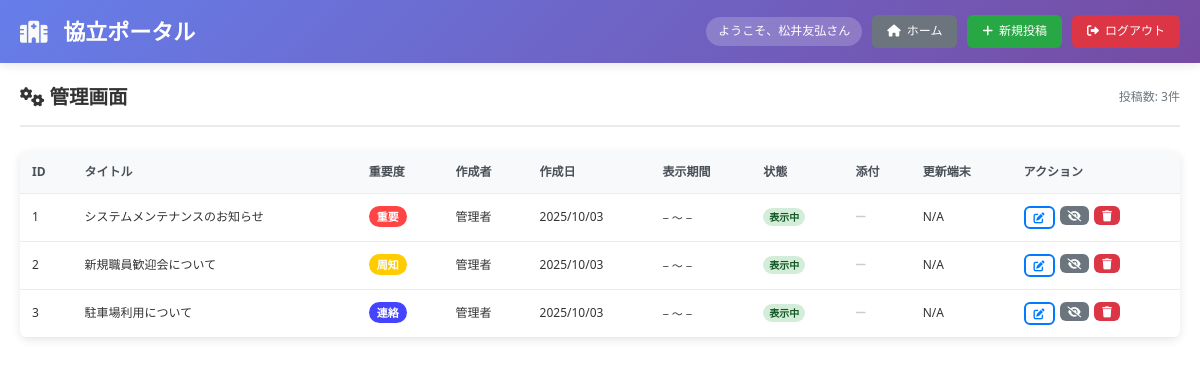
Screenshot of /admin.php (signed in) with the database file from the repository.
### tables this page shows
CREATE TABLE users (
    id INT AUTO_INCREMENT PRIMARY KEY,
    user_id VARCHAR(50) NOT NULL UNIQUE,
    password VARCHAR(255) NOT NULL,
    username VARCHAR(255) NOT NULL,
    created_at TIMESTAMP DEFAULT CURRENT_TIMESTAMP,
    updated_at TIMESTAMP DEFAULT CURRENT_TIMESTAMP ON UPDATE CURRENT_TIMESTAMP
);

CREATE TABLE notices (
    id INT AUTO_INCREMENT PRIMARY KEY,
    title VARCHAR(255) NOT NULL,
    content TEXT NOT NULL,
    importance ENUM('important', 'notice', 'contact') DEFAULT 'notice',
    display_start DATE DEFAULT NULL,
    display_end DATE DEFAULT NULL,
    is_visible TINYINT(1) DEFAULT 1,
    created_by INT NOT NULL,
    created_at TIMESTAMP DEFAULT CURRENT_TIMESTAMP,
    updated_at TIMESTAMP DEFAULT CURRENT_TIMESTAMP ON UPDATE CURRENT_TIMESTAMP,
    FOREIGN KEY (created_by) REFERENCES users(id)
);

### config.php (called while the page is built, shortened)
<?php
try {
    $pdo = new PDO(
        "mysql:host=" . DB_HOST . ";dbname=" . DB_NAME . ";charset=utf8mb4",
        DB_USER,
        DB_PASS,
        [
            PDO::ATTR_ERRMODE => PDO::ERRMODE_EXCEPTION,
            PDO::ATTR_DEFAULT_FETCH_MODE => PDO::FETCH_ASSOC,
            PDO::ATTR_EMULATE_PREPARES => false
        ]
    );
} catch (PDOException $e) {
    die("データベース接続エラー: " . $e->getMessage());
}
function isLoggedIn() {
    return isset($_SESSION['user_id']);
}
function getCurrentUser() {
    global $pdo;
    $stmt = $pdo->prepare("SELECT * FROM users WHERE id = ?");
    $stmt->execute([$_SESSION['user_id']]);
    return $stmt->fetch();
}
function getImportanceColor($importance) {
    switch ($importance) {
        case 'important': return '#ff4444';
        case 'notice': return '#ffcc00';
        case 'contact': return '#4444ff';
    }
}
function getImportanceLabel($importance) {
    switch ($importance) {
        case 'important': return '重要';
        case 'notice': return '周知';
        case 'contact': return '連絡';
    }
}
?>

### admin.php (the view, shortened to what this page needs)
<?php
require_once 'config.php';
$stmt = $pdo->prepare("
    SELECT n.*, u.username,
           (SELECT COUNT(*) FROM notice_attachments WHERE notice_id = n.id) as attachment_count
    FROM notices n
    LEFT JOIN users u ON n.created_by = u.id
    GROUP BY n.id
    ORDER BY n.created_at DESC
");
$stmt->execute();
$notices = $stmt->fetchAll();
?>
<!DOCTYPE html>
<html lang="ja">
<head>
    <link rel="stylesheet" href="style.css">
    <link href="https://cdnjs.cloudflare.com/ajax/libs/font-awesome/6.0.0/css/all.min.css" rel="stylesheet">
</head>
<body>
    <div class="container">
        <header class="header">
            <h1><i class="fas fa-hospital"></i> 協立ポータル</h1>
            <div class="header-actions">
                <span class="welcome">ようこそ、<?= htmlspecialchars(getCurrentUser()['username']) ?>さん</span>
                <a href="index.php" class="btn btn-secondary">
                    <i class="fas fa-home"></i> ホーム
                </a>
                <a href="new_post.php" class="btn btn-primary">
                    <i class="fas fa-plus"></i> 新規投稿
                </a>
                <a href="logout.php" class="btn btn-danger">
                    <i class="fas fa-sign-out-alt"></i> ログアウト
                </a>
            </div>
        </header>
        <div class="admin-container">
            <div class="admin-header">
                <h2><i class="fas fa-cogs"></i> 管理画面</h2>
                <div>
                    <span style="color: #6c757d; font-size: 12px;">
                        投稿数: <?= count($notices) ?>件
                    </span>
                </div>
            </div>
            <div class="admin-table">
                <table>
                    <thead>
                        <tr>
                            <th>ID</th>
                            <th>タイトル</th>
                            <th>重要度</th>
                            <th>作成者</th>
                            <th>作成日</th>
                            <th>表示期間</th>
                            <th>状態</th>
                            <th>添付</th>
                            <th>更新端末</th>
                            <th>アクション</th>
                        </tr>
                    </thead>
                    <tbody>
                        <?php if (empty($notices)): ?>
                            <tr><td colspan="10" style="text-align: center; padding: 20px;">投稿はありません。</td></tr>
                        <?php else: ?>
                            <?php foreach ($notices as $notice): ?>
                                <?php
                                    $status_class = 'status-hidden';
                                    $status_text = '非表示';
                                    $today = date('Y-m-d');
                                    $is_date_active = (empty($notice['display_start']) || $notice['display_start'] <= $today) &&
                                                      (empty($notice['display_end']) || $notice['display_end'] >= $today);
                                    if ($notice['is_visible'] && $is_date_active) {
                                        $status_class = 'status-visible';
                                        $status_text = '表示中';
                                    }
                                ?>
                                <tr>
                                    <td><?= $notice['id'] ?></td>
                                    <td>
                                        <div style="max-width: 200px; overflow: hidden; text-overflow: ellipsis; white-space: nowrap;" title="<?= htmlspecialchars($notice['title']) ?>">
                                            <?= htmlspecialchars($notice['title']) ?>
                                        </div>
                                    </td>
                                    <td>
                                        <span class="importance-badge" style="background-color: <?= getImportanceColor($notice['importance']) ?>">
                                            <?= getImportanceLabel($notice['importance']) ?>
                                        </span>
                                    </td>
                                    <td><?= htmlspecialchars($notice['username']) ?></td>
                                    <td><?= date('Y/m/d', strtotime($notice['created_at'])) ?></td>
                                    <td style="font-size: 11px;">
                                        <?= $notice['display_start'] ? date('Y/m/d', strtotime($notice['display_start'])) : '−' ?>
                                        〜
                                        <?= $notice['display_end'] ? date('Y/m/d', strtotime($notice['display_end'])) : '−' ?>
                                    </td>
                                    <td>
                                        <span class="status-badge <?= $status_class ?>">
                                            <?= $status_text ?>
                                        </span>
                                    </td>
                                    <td>
                                        <?php if ($notice['attachment_count'] > 0): ?>
                                            <i class="fas fa-paperclip" title="<?= $notice['attachment_count'] ?>件"></i>
                                        <?php else: ?>
                                            <i class="fas fa-minus" style="color: #ccc;"></i>
                                        <?php endif; ?>
                                    </td>
                                    <td><?= htmlspecialchars($notice['hostname'] ?? 'N/A') ?></td>
                                    <td>
                                        <div class="action-buttons">
                                            <a href="edit_post.php?id=<?= $notice['id'] ?>" class="btn btn-outline" style="border-color:#007bff; color:#007bff" title="編集">
                                                <i class="fas fa-edit"></i>
                                            </a>
                                            <form method="POST" style="display: inline;" onsubmit="return confirm('表示設定を変更しますか？')">
                                                <button type="submit" class="btn <?= $notice['is_visible'] ? 'btn-secondary' : 'btn-primary' ?>" title="<?= $notice['is_visible'] ? '非表示にする' : '表示する' ?>">
                                                    <i class="fas <?= $notice['is_visible'] ? 'fa-eye-slash' : 'fa-eye' ?>"></i>
                                                </button>
                                            </form>
                                            <form method="POST" style="display: inline;" onsubmit="return confirm('この投稿を完全に削除します。よろしいですか？')">
                                                <button type="submit" class="btn btn-danger" title="削除">
                                                    <i class="fas fa-trash"></i>
                                                </button>
                                            </form>
                                        </div>
                                    </td>
                                </tr>
                            <?php endforeach; ?>
                        <?php endif; ?>
                    </tbody>
                </table>
            </div>
        </div>
    </div>
</body>
</html>

### style.css (style rules this page uses)
* { margin: 0; padding: 0; box-sizing: border-box; }
body { font-family: 'Segoe UI', Tahoma, Geneva, Verdana, sans-serif; font-size: 13px; line-height: 1.4; background: linear-gradient(135deg, #f5f7fa 0%, #c3cfe2 100%); color: #333; min-height: 100vh; }
.container { max-width: 1400px; margin: 0 auto; background: white; min-height: 100vh; box-shadow: 0 0 20px rgba(0,0,0,0.1); }
.header { background: linear-gradient(135deg, #667eea 0%, #764ba2 100%); color: white; padding: 15px 20px; display: flex; justify-content: space-between; align-items: center; box-shadow: 0 2px 10px rgba(0,0,0,0.1); }
.header h1 { font-size: 22px; font-weight: 600; }
.header h1 i { margin-right: 10px; color: #f8f9fa; }
.header-actions { display: flex; align-items: center; gap: 10px; }
.welcome { background: rgba(255,255,255,0.2); padding: 6px 12px; border-radius: 15px; font-size: 12px; backdrop-filter: blur(10px); }
.btn { display: inline-flex; align-items: center; padding: 8px 15px; border: none; border-radius: 6px; text-decoration: none; font-size: 12px; font-weight: 500; cursor: pointer; transition: all 0.3s ease; gap: 6px; }
.btn-primary { background: #28a745; color: white; }
.btn-secondary { background: #6c757d; color: white; }
.btn-danger { background: #dc3545; color: white; }
.btn-outline { background: transparent; color: #667eea; border: 2px solid #667eea; }
.importance-badge { color: white; padding: 3px 8px; border-radius: 12px; font-size: 11px; font-weight: bold; text-transform: uppercase; }
.admin-container { padding: 20px; }
.admin-header { display: flex; justify-content: space-between; align-items: center; margin-bottom: 25px; padding-bottom: 15px; border-bottom: 2px solid #e9ecef; }
.admin-table { width: 100%; background: white; border-radius: 8px; overflow: hidden; box-shadow: 0 2px 10px rgba(0,0,0,0.1); }
.admin-table table { width: 100%; border-collapse: collapse; }
.admin-table th, .admin-table td { padding: 12px; text-align: left; border-bottom: 1px solid #e9ecef; font-size: 12px; }
.admin-table th { background: #f8f9fa; font-weight: 600; color: #495057; }
.action-buttons { display: flex; gap: 5px; }
.action-buttons .btn { padding: 4px 8px; font-size: 11px; }
.status-badge { padding: 2px 6px; border-radius: 10px; font-size: 10px; font-weight: bold; }
.status-visible { background: #d4edda; color: #155724; }

### rows the page displays
users: username "松井友弘"
notices: id "1", title "システムメンテナンスのお知らせ", importance "重要", created_by.username "管理者", created_at "2025/10/03", status_text "表示中", hostname "N/A"
notices: id "2", title "新規職員歓迎会について", importance "周知", created_by.username "管理者", created_at "2025/10/03", status_text "表示中", hostname "N/A"
notices: id "3", title "駐車場利用について", importance "連絡", created_by.username "管理者", created_at "2025/10/03", status_text "表示中", hostname "N/A"

### other values shown
count($notices) "3"
